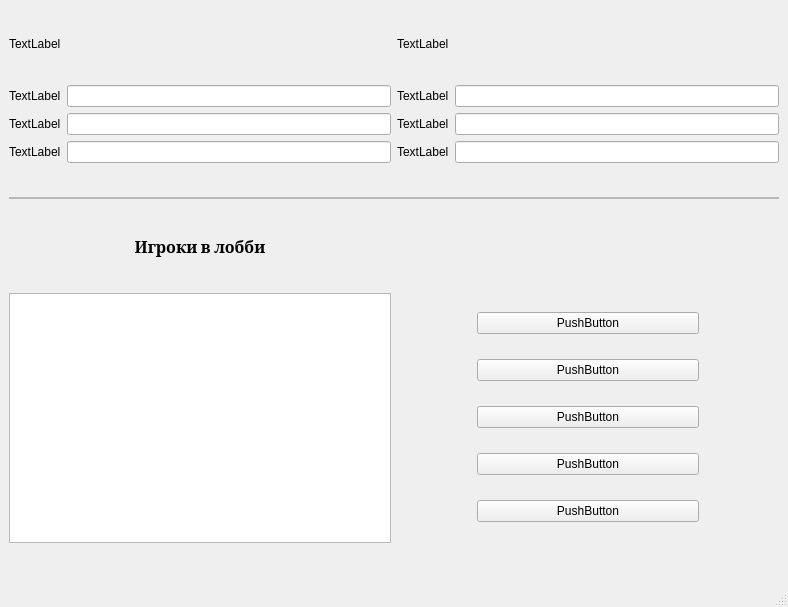
<?xml version="1.0" encoding="UTF-8"?>
<ui version="4.0">
 <class>LobbyWindow</class>
 <widget class="QMainWindow" name="LobbyWindow">
  <property name="geometry">
   <rect>
    <x>0</x>
    <y>0</y>
    <width>788</width>
    <height>607</height>
   </rect>
  </property>
  <property name="minimumSize">
   <size>
    <width>532</width>
    <height>421</height>
   </size>
  </property>
  <property name="maximumSize">
   <size>
    <width>788</width>
    <height>607</height>
   </size>
  </property>
  <property name="windowTitle">
   <string>MainWindow</string>
  </property>
  <widget class="QWidget" name="centralwidget">
   <layout class="QGridLayout" name="gridLayout">
    <item row="1" column="0">
     <layout class="QGridLayout" name="gridLayout_3">
      <item row="2" column="1">
       <widget class="QLineEdit" name="lineEdit_3"/>
      </item>
      <item row="1" column="0">
       <widget class="QLabel" name="label_2">
        <property name="text">
         <string>TextLabel</string>
        </property>
       </widget>
      </item>
      <item row="1" column="1">
       <widget class="QLineEdit" name="lineEdit"/>
      </item>
      <item row="3" column="1">
       <widget class="QLineEdit" name="lineEdit_4"/>
      </item>
      <item row="2" column="0">
       <widget class="QLabel" name="label_6">
        <property name="text">
         <string>TextLabel</string>
        </property>
       </widget>
      </item>
      <item row="3" column="0">
       <widget class="QLabel" name="label_7">
        <property name="text">
         <string>TextLabel</string>
        </property>
       </widget>
      </item>
     </layout>
    </item>
    <item row="3" column="0">
     <widget class="QLabel" name="label_3">
      <property name="maximumSize">
       <size>
        <width>16777215</width>
        <height>25</height>
       </size>
      </property>
      <property name="font">
       <font>
        <family>Cambria</family>
        <pointsize>12</pointsize>
        <bold>true</bold>
       </font>
      </property>
      <property name="text">
       <string>Игроки в лобби</string>
      </property>
      <property name="alignment">
       <set>Qt::AlignCenter</set>
      </property>
     </widget>
    </item>
    <item row="4" column="0">
     <widget class="QTableWidget" name="tableWidget">
      <property name="sizePolicy">
       <sizepolicy hsizetype="MinimumExpanding" vsizetype="MinimumExpanding">
        <horstretch>0</horstretch>
        <verstretch>0</verstretch>
       </sizepolicy>
      </property>
      <property name="maximumSize">
       <size>
        <width>16777215</width>
        <height>250</height>
       </size>
      </property>
     </widget>
    </item>
    <item row="1" column="1">
     <layout class="QGridLayout" name="gridLayout_4">
      <item row="1" column="1">
       <widget class="QLineEdit" name="lineEdit_2"/>
      </item>
      <item row="1" column="0">
       <widget class="QLabel" name="label_5">
        <property name="text">
         <string>TextLabel</string>
        </property>
       </widget>
      </item>
      <item row="2" column="1">
       <widget class="QLineEdit" name="lineEdit_5"/>
      </item>
      <item row="3" column="1">
       <widget class="QLineEdit" name="lineEdit_6"/>
      </item>
      <item row="2" column="0">
       <widget class="QLabel" name="label_8">
        <property name="text">
         <string>TextLabel</string>
        </property>
       </widget>
      </item>
      <item row="3" column="0">
       <widget class="QLabel" name="label_9">
        <property name="text">
         <string>TextLabel</string>
        </property>
       </widget>
      </item>
     </layout>
    </item>
    <item row="4" column="1">
     <layout class="QHBoxLayout" name="horizontalLayout_3">
      <item>
       <spacer name="horizontalSpacer">
        <property name="orientation">
         <enum>Qt::Horizontal</enum>
        </property>
        <property name="sizeType">
         <enum>QSizePolicy::Fixed</enum>
        </property>
        <property name="sizeHint" stdset="0">
         <size>
          <width>80</width>
          <height>10</height>
         </size>
        </property>
       </spacer>
      </item>
      <item>
       <layout class="QVBoxLayout" name="verticalLayout_3">
        <item>
         <widget class="QPushButton" name="pushButton_5">
          <property name="text">
           <string>PushButton</string>
          </property>
         </widget>
        </item>
        <item>
         <widget class="QPushButton" name="pushButton_4">
          <property name="text">
           <string>PushButton</string>
          </property>
         </widget>
        </item>
        <item>
         <widget class="QPushButton" name="pushButton_3">
          <property name="text">
           <string>PushButton</string>
          </property>
         </widget>
        </item>
        <item>
         <widget class="QPushButton" name="pushButton_2">
          <property name="text">
           <string>PushButton</string>
          </property>
         </widget>
        </item>
        <item>
         <widget class="QPushButton" name="pushButton">
          <property name="text">
           <string>PushButton</string>
          </property>
         </widget>
        </item>
       </layout>
      </item>
      <item>
       <spacer name="horizontalSpacer_2">
        <property name="orientation">
         <enum>Qt::Horizontal</enum>
        </property>
        <property name="sizeType">
         <enum>QSizePolicy::Fixed</enum>
        </property>
        <property name="sizeHint" stdset="0">
         <size>
          <width>80</width>
          <height>10</height>
         </size>
        </property>
       </spacer>
      </item>
     </layout>
    </item>
    <item row="2" column="0" colspan="2">
     <widget class="Line" name="line">
      <property name="lineWidth">
       <number>0</number>
      </property>
      <property name="midLineWidth">
       <number>2</number>
      </property>
      <property name="orientation">
       <enum>Qt::Horizontal</enum>
      </property>
     </widget>
    </item>
    <item row="0" column="0">
     <widget class="QLabel" name="label">
      <property name="sizePolicy">
       <sizepolicy hsizetype="Preferred" vsizetype="Fixed">
        <horstretch>0</horstretch>
        <verstretch>0</verstretch>
       </sizepolicy>
      </property>
      <property name="text">
       <string>TextLabel</string>
      </property>
     </widget>
    </item>
    <item row="0" column="1">
     <widget class="QLabel" name="label_4">
      <property name="sizePolicy">
       <sizepolicy hsizetype="Preferred" vsizetype="Fixed">
        <horstretch>0</horstretch>
        <verstretch>0</verstretch>
       </sizepolicy>
      </property>
      <property name="text">
       <string>TextLabel</string>
      </property>
     </widget>
    </item>
   </layout>
  </widget>
  <widget class="QMenuBar" name="menubar">
   <property name="geometry">
    <rect>
     <x>0</x>
     <y>0</y>
     <width>788</width>
     <height>25</height>
    </rect>
   </property>
  </widget>
  <widget class="QStatusBar" name="statusbar"/>
 </widget>
 <resources/>
 <connections/>
</ui>
